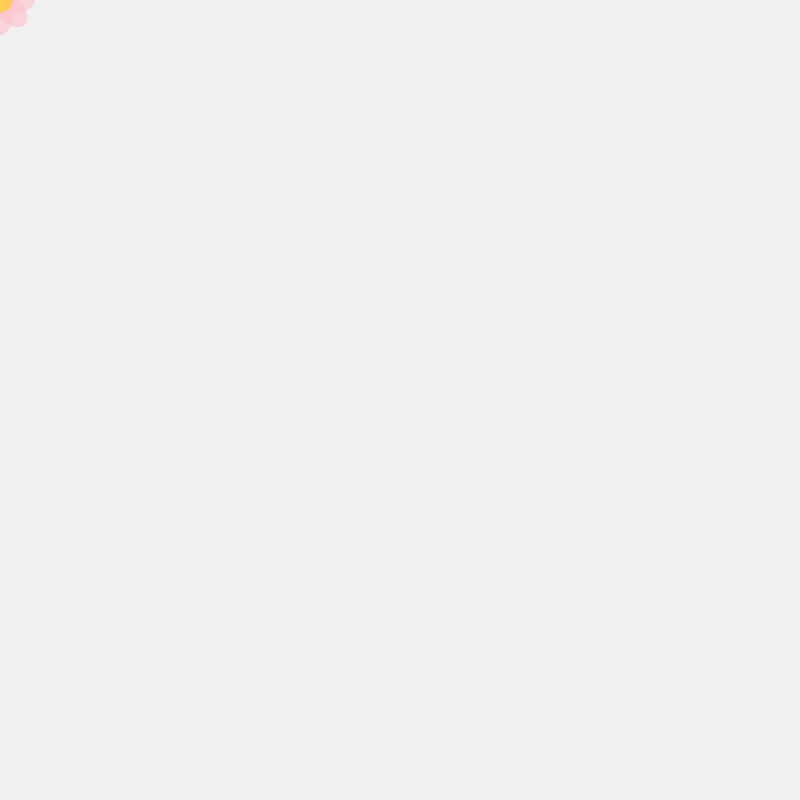
Frame 1 (no input)
Frame 60 (no input): identical to frame 1, image omitted
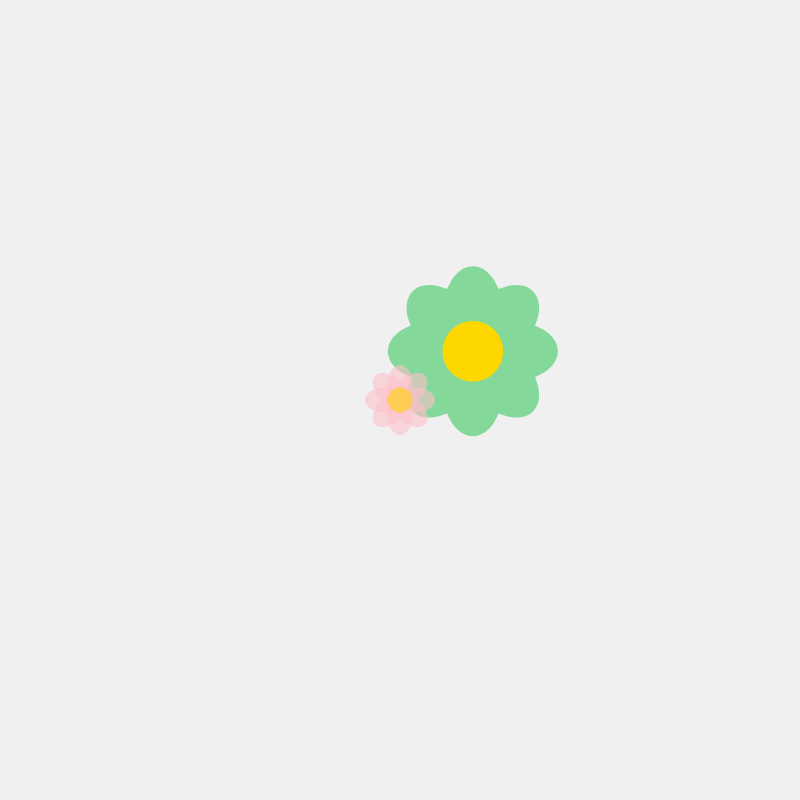
Frame 120 (the mouse pressed at the canvas centre since frame 60)

The p5.js sketch that drew these frames (run headless with seeded random() and noise() and a simulated clock; from frame 60 on, the mouse is pressed at the canvas centre):

// p5.js sketch
// ── sketch.js
// 定义全局变量
let flowers = [];  // 存储所有花朵的数组
let flowerSize = 1;

class Flower {
    constructor(x, y) {
        this.x = x;
        this.y = y;
        this.size = random(0.5, 1.5);  // 随机大小
        this.petalColor = this.getRandomColor();  // 初始随机颜色
        this.vx = random(-2, 2);  // x方向速度
        this.vy = random(-2, 2);  // y方向速度
        this.hasCollided = false;  // 追踪是否刚发生碰撞
    }

    // 生成随机颜色
    getRandomColor() {
        return color(
            random(100, 255),  // R
            random(100, 255),  // G
            random(100, 255)   // B
        );
    }

    // 更新花朵位置
    update() {
        this.x += this.vx;
        this.y += this.vy;

        // 边界检查
        if (this.x < 0 || this.x > width) this.vx *= -1;
        if (this.y < 0 || this.y > height) this.vy *= -1;

        // 重置碰撞状态
        this.hasCollided = false;
    }

    // 绘制花朵
    draw() {
        push();
        translate(this.x, this.y);
        scale(this.size);

        // 花瓣
        fill(this.petalColor);
        noStroke();
        for (let i = 0; i < 8; i++) {
            push();
            rotate(TWO_PI * i / 8);
            ellipse(0, -30, 50, 80);
            pop();
        }

        // 花心
        fill(255, 215, 0);
        circle(0, 0, 50);
        pop();
    }

    // 检查与其他花朵的碰撞
    checkCollision(other) {
        let d = dist(this.x, this.y, other.x, other.y);
        let minDist = (this.size + other.size) * 40; // 碰撞距离

        if (d < minDist && !this.hasCollided && !other.hasCollided) {
            // 碰撞响应
            let angle = atan2(other.y - this.y, other.x - this.x);
            
            // 交换速度
            let tempVx = this.vx;
            let tempVy = this.vy;
            this.vx = other.vx;
            this.vy = other.vy;
            other.vx = tempVx;
            other.vy = tempVy;

            // 改变两个花的颜色
            this.petalColor = this.getRandomColor();
            other.petalColor = this.getRandomColor();

            // 标记已发生碰撞
            this.hasCollided = true;
            other.hasCollided = true;
        }
    }
}

function setup() {
    createCanvas(800, 800);
}

function draw() {
    background(240);

    // 更新和绘制所有花朵
    for (let i = 0; i < flowers.length; i++) {
        flowers[i].update();
        flowers[i].draw();

        // 检查与其他花朵的碰撞
        for (let j = i + 1; j < flowers.length; j++) {
            flowers[i].checkCollision(flowers[j]);
        }
    }

    // 绘制跟随鼠标的预览花朵
    drawPreviewFlower(mouseX, mouseY);
}

// 绘制预览花朵
function drawPreviewFlower(x, y) {
    push();
    translate(x, y);
    scale(0.5);  // 预览花朵稍小
    noStroke();
    
    // 半透明预览
    fill(255, 192, 203, 150);
    for (let i = 0; i < 8; i++) {
        push();
        rotate(TWO_PI * i / 8);
        ellipse(0, -30, 50, 80);
        pop();
    }
    
    fill(255, 215, 0, 150);
    circle(0, 0, 50);
    pop();
}

// 点击时创建新花朵
function mousePressed() {
    flowers.push(new Flower(mouseX, mouseY));
}

// ── style.css
html, body {
    margin: 0;
    padding: 0;
}

body {
    display: flex;
    justify-content: center;
    align-items: center;
    min-height: 100vh;
    background-color: #f0f0f0;
}

canvas {
    display: block;
}
